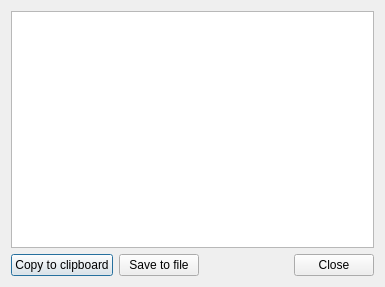
<?xml version="1.0" encoding="UTF-8"?>
<ui version="4.0">
 <class>LogViewDialog</class>
 <widget class="QDialog" name="LogViewDialog">
  <property name="geometry">
   <rect>
    <x>0</x>
    <y>0</y>
    <width>385</width>
    <height>287</height>
   </rect>
  </property>
  <property name="windowTitle">
   <string>Last update log</string>
  </property>
  <property name="modal">
   <bool>true</bool>
  </property>
  <layout class="QVBoxLayout" name="verticalLayout">
   <item>
    <widget class="QTextEdit" name="logView">
     <property name="readOnly">
      <bool>true</bool>
     </property>
    </widget>
   </item>
   <item>
    <layout class="QHBoxLayout" name="horizontalLayout">
     <item>
      <widget class="QPushButton" name="cclippboardBtn">
       <property name="text">
        <string>Copy to clipboard</string>
       </property>
      </widget>
     </item>
     <item>
      <widget class="QPushButton" name="sfileBtn">
       <property name="text">
        <string>Save to file</string>
       </property>
      </widget>
     </item>
     <item>
      <spacer name="horizontalSpacer">
       <property name="orientation">
        <enum>Qt::Horizontal</enum>
       </property>
       <property name="sizeHint" stdset="0">
        <size>
         <width>40</width>
         <height>20</height>
        </size>
       </property>
      </spacer>
     </item>
     <item>
      <widget class="QPushButton" name="pushButton">
       <property name="text">
        <string>Close</string>
       </property>
      </widget>
     </item>
    </layout>
   </item>
  </layout>
 </widget>
 <resources/>
 <connections>
  <connection>
   <sender>pushButton</sender>
   <signal>clicked()</signal>
   <receiver>LogViewDialog</receiver>
   <slot>accept()</slot>
   <hints>
    <hint type="sourcelabel">
     <x>319</x>
     <y>271</y>
    </hint>
    <hint type="destinationlabel">
     <x>257</x>
     <y>260</y>
    </hint>
   </hints>
  </connection>
 </connections>
</ui>
